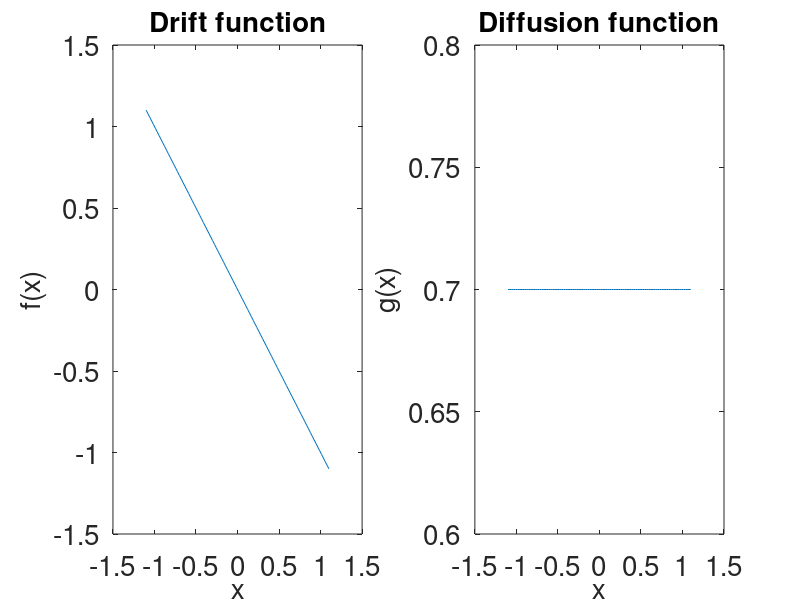

Here is the MATLAB script that generated this plot: (Note: this script raises an error after producing the figure.)
%%% SIO112 
%%% Chapter ω
%%% Exercise 6.1: Direct estimation, OU
% William Davis, June 2023
clearvars,close all

%% Plotting variables
big_font = 20;

%% SDE model, functions

x_domain = linspace(-1.1,1.1,100);

% Example functions here, feel free to change
f = @(x) -x;
g = @(x) 0.7;

f_sample = arrayfun(f,x_domain);
g_sample = arrayfun(g,x_domain);

figure
subplot(1,2,1)
plot(x_domain,f_sample)
xlabel('x')
ylabel('f(x)')
title('Drift function')
set(findall(gcf,'-property','FontSize'),'FontSize',big_font)
subplot(1,2,2)
plot(x_domain,g_sample)
xlabel('x')
ylabel('g(x)')
title('Diffusion function')
set(findall(gcf,'-property','FontSize'),'FontSize',big_font)

%% SDE model, integrate numerically

% Settings
dt = 0.01;
tend = 1000;
x0 = 0.1;

[t,X] = euler_maruyama(f,g,dt,tend,x0);

figure
plot(t,X,'k-','LineWidth',1)
xlabel('Time, t')
ylabel('Observation, X(t)')
set(findall(gcf,'-property','FontSize'),'FontSize',big_font)

%% Using direct estimation, single point

% Single bin
x_eval_point = -0.5;
bin_width = 0.1;
[M1_single,M2_single] = HBR_moments(X,x_eval_point,bin_width);

f_est_single = M1_single/dt;
g_est_single = sqrt(M2_single/dt);

figure
subplot(1,2,1)
hold on,box on
plot(x_domain,f_sample,'LineWidth',2)
scatter(x_eval_point,f_est_single,50,'filled')
xlabel('x')
ylabel('f(x)')
title('Drift function')
legend('True','Estimate')
set(findall(gcf,'-property','FontSize'),'FontSize',big_font)
subplot(1,2,2)
hold on,box on
plot(x_domain,g_sample,'LineWidth',2)
scatter(x_eval_point,g_est_single,50,'filled')
ylim([0,1.2])
xlabel('x')
ylabel('g(x)')
title('Diffusion function')
set(findall(gcf,'-property','FontSize'),'FontSize',big_font)


%% Repeat for many x-evaluation points

% Single bin
npts = 20;
x_eval_range = linspace(-1,1,npts);

M1 = zeros(1,npts);
M2 = zeros(1,npts);
for i = 1:npts
    x_eval_point = x_eval_range(i);
    [M1(i),M2(i)] = HBR_moments(X,x_eval_point,bin_width);
end

f_est = M1(1,:)/dt;
g_est = sqrt(M2(1,:)/dt);

%% 

figure
subplot(1,2,1)
hold on,box on
plot(x_domain,f_sample,'LineWidth',2)
scatter(x_eval_range,f_est,50,'filled')
xlabel('x')
ylabel('f(x)')
title('Drift function')
legend('True','Estimate')
set(findall(gcf,'-property','FontSize'),'FontSize',big_font)
subplot(1,2,2)
hold on,box on
plot(x_domain,g_sample,'LineWidth',2)
scatter(x_eval_range,g_est,50,'filled')
ylim([0,1.2*g(0)])
xlabel('x')
ylabel('g(x)')
title('Diffusion function')
set(findall(gcf,'-property','FontSize'),'FontSize',big_font)
